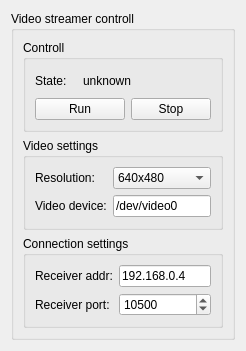
<?xml version="1.0" encoding="UTF-8"?>
<ui version="4.0">
 <class>VideoStreamerCtrlForm</class>
 <widget class="QWidget" name="VideoStreamerCtrlForm">
  <property name="geometry">
   <rect>
    <x>0</x>
    <y>0</y>
    <width>246</width>
    <height>351</height>
   </rect>
  </property>
  <property name="maximumSize">
   <size>
    <width>246</width>
    <height>351</height>
   </size>
  </property>
  <property name="windowTitle">
   <string>Form</string>
  </property>
  <layout class="QGridLayout" name="gridLayout_2">
   <item row="0" column="0">
    <widget class="QGroupBox" name="groupBox">
     <property name="title">
      <string>Video streamer controll</string>
     </property>
     <layout class="QVBoxLayout" name="verticalLayout">
      <item>
       <widget class="QGroupBox" name="groupBox_3">
        <property name="title">
         <string>Controll</string>
        </property>
        <layout class="QGridLayout" name="gridLayout">
         <item row="0" column="0">
          <widget class="QLabel" name="label">
           <property name="text">
            <string>State:</string>
           </property>
          </widget>
         </item>
         <item row="0" column="1" colspan="2">
          <widget class="QLabel" name="label_status">
           <property name="text">
            <string>unknown</string>
           </property>
          </widget>
         </item>
         <item row="1" column="0" colspan="2">
          <widget class="QPushButton" name="pushButton_run">
           <property name="text">
            <string>Run</string>
           </property>
          </widget>
         </item>
         <item row="1" column="2">
          <widget class="QPushButton" name="pushButton_stop">
           <property name="text">
            <string>Stop</string>
           </property>
          </widget>
         </item>
        </layout>
       </widget>
      </item>
      <item>
       <widget class="QGroupBox" name="groupBox_2">
        <property name="title">
         <string>Video settings</string>
        </property>
        <layout class="QFormLayout" name="formLayout">
         <item row="0" column="0">
          <widget class="QLabel" name="label_3">
           <property name="text">
            <string>Resolution:</string>
           </property>
          </widget>
         </item>
         <item row="0" column="1">
          <widget class="QComboBox" name="comboBox_resolution">
           <property name="currentIndex">
            <number>3</number>
           </property>
           <item>
            <property name="text">
             <string>80x60</string>
            </property>
           </item>
           <item>
            <property name="text">
             <string>160x120</string>
            </property>
           </item>
           <item>
            <property name="text">
             <string>320x240</string>
            </property>
           </item>
           <item>
            <property name="text">
             <string>640x480</string>
            </property>
           </item>
           <item>
            <property name="text">
             <string>800x600</string>
            </property>
           </item>
           <item>
            <property name="text">
             <string>1240x960</string>
            </property>
           </item>
           <item>
            <property name="text">
             <string>1920x1080</string>
            </property>
           </item>
          </widget>
         </item>
         <item row="2" column="0">
          <widget class="QLabel" name="label_4">
           <property name="text">
            <string>Video device:</string>
           </property>
          </widget>
         </item>
         <item row="2" column="1">
          <widget class="QLineEdit" name="lineEdit_device">
           <property name="text">
            <string>/dev/video0</string>
           </property>
          </widget>
         </item>
        </layout>
       </widget>
      </item>
      <item>
       <widget class="QGroupBox" name="groupBox_4">
        <property name="title">
         <string>Connection settings</string>
        </property>
        <layout class="QFormLayout" name="formLayout_2">
         <item row="0" column="0">
          <widget class="QLabel" name="label_5">
           <property name="text">
            <string>Receiver addr:</string>
           </property>
          </widget>
         </item>
         <item row="0" column="1">
          <widget class="QLineEdit" name="lineEdit_server_addr">
           <property name="text">
            <string>192.168.0.4</string>
           </property>
          </widget>
         </item>
         <item row="1" column="0">
          <widget class="QLabel" name="label_6">
           <property name="text">
            <string>Receiver port:</string>
           </property>
          </widget>
         </item>
         <item row="1" column="1">
          <widget class="QSpinBox" name="spinBox_server_port">
           <property name="minimum">
            <number>1</number>
           </property>
           <property name="maximum">
            <number>65535</number>
           </property>
           <property name="value">
            <number>10500</number>
           </property>
          </widget>
         </item>
        </layout>
       </widget>
      </item>
     </layout>
    </widget>
   </item>
  </layout>
 </widget>
 <resources/>
 <connections/>
</ui>
